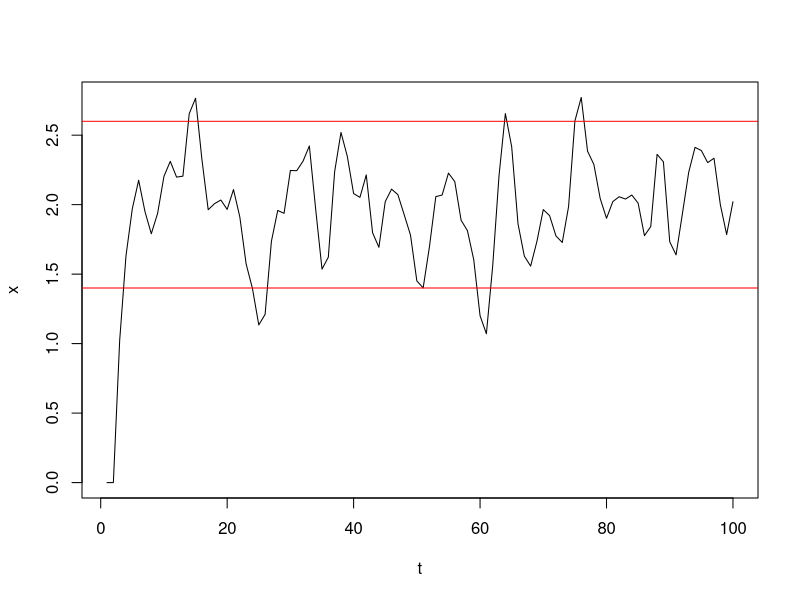
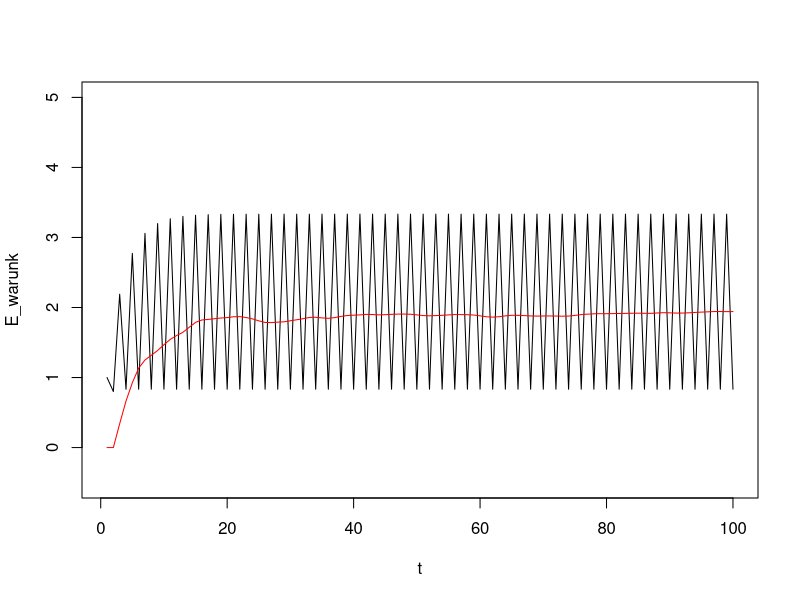
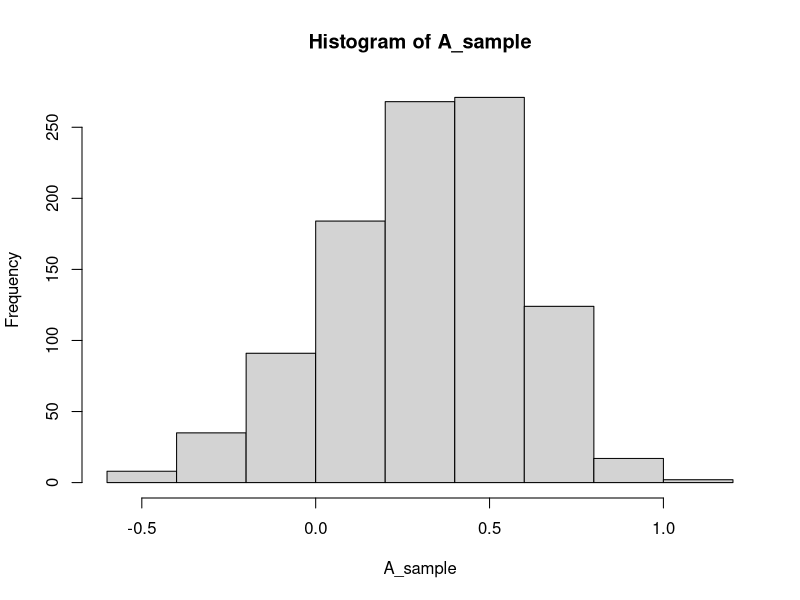

Here is the R script that generated these plots, in order:
library(lattice)

#
N=100
alpha=1
phi=c(0.7,-0.2)
beta=c(-0.1,0.3)
sigma=0.2
eps=rnorm(N,0,sigma)
x=c(0,0)
#

phi_n=length(phi)
beta_n=length(beta)

t=1:N

for (i in (length(x)+1):N)
{
    x[i]=alpha+sum( x[i - 1:phi_n]*phi)+sum( eps[i+1-1:beta_n])
}

E_warunk=alpha*(1-phi^t)/(1-phi)
E_est=cumsum(x)/t

E=alpha/(1-sum(phi))
V=sigma^2*(1+sum(beta^2))/(1-sum(phi^2))

range=E+c(-1,1)*V^(1/2)*1.96
plot(t,x, type="l")
abline(h=range[1], col="red")
abline(h=range[2], col="red")
plot(t,E_warunk, type="l", ylim = c(-0.5,5))
lines(t,E_est, col="red")




#praca domowa

#
N=15
A=0.5
sigma=0.2
sample_N=1000
#
get_A=function()
{
    eps=rnorm(N,0,sigma)
    x=0
    for (i in (length(x)+1):N)
    {
        x[i]=A*x[i-1]+eps[i]
    }
    n=length(x)
    
    lm(x[-1]~x[-n])$coefficients[2]
}

A_sample=sapply(1:sample_N, function(x) get_A())
names(A_sample)=NULL
hist(A_sample)
print(t.test(A_sample)$conf.int[1:2])